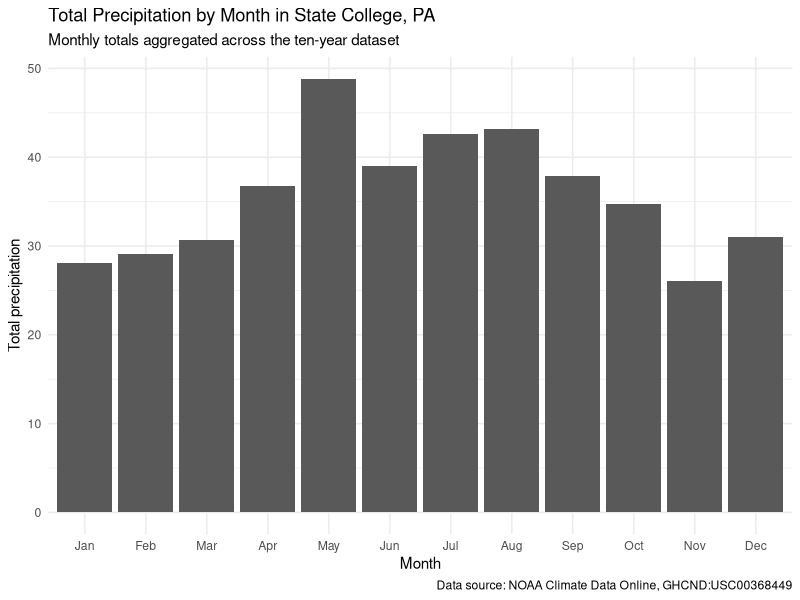

Reproduce this figure in R.
## ---- chunk 1
# Style Guide: tidyverse style guide
# Code Header:
# Primary author: Qihaohan
# Reviewer: Ata / Jincheng

library(tidyverse)
library(lubridate)
library(knitr)
library(scales)
## ---- chunk 2
# Code Header:
# Primary author: Ata
# Reviewer: Qihaohan / Jincheng

weather_raw <- read_csv("SC_weather_10.csv", show_col_types = FALSE)
## ---- chunk 3
# Code Header:
# Primary author: Qihaohan
# Reviewer: Ata / Jincheng

weather_clean <- weather_raw |>
  rename_with(tolower) |>
  mutate(
    date = as_date(date),
    year = year(date),
    month_num = month(date),
    month = factor(
      month_num,
      levels = 1:12,
      labels = c(
        "Jan", "Feb", "Mar", "Apr", "May", "Jun",
        "Jul", "Aug", "Sep", "Oct", "Nov", "Dec"
      )
    ),
    season = case_when(
      month_num %in% c(12, 1, 2) ~ "Winter",
      month_num %in% c(3, 4, 5) ~ "Spring",
      month_num %in% c(6, 7, 8) ~ "Summer",
      month_num %in% c(9, 10, 11) ~ "Fall",
      TRUE ~ NA_character_
    ),
    season = factor(
      season,
      levels = c("Winter", "Spring", "Summer", "Fall")
    ),
    temp_range = tmax - tmin,
    rain_day = prcp > 0,
    snow_day = snow > 0,
    heavy_prcp_day = prcp >= 1,
    freezing_day = tmin <= 32
  )
## ---- chunk 4
# Code Header:
# Primary author: Qihaohan
# Reviewer: Ata / Jincheng

annual_summary <- weather_clean |>
  group_by(year) |>
  summarize(
    days_observed = n(),
    avg_maximum_temp = mean(tmax, na.rm = TRUE),
    avg_minimum_temp = mean(tmin, na.rm = TRUE),
    avg_daily_temp_range = mean(temp_range, na.rm = TRUE),
    total_precipitation = sum(prcp, na.rm = TRUE),
    total_snowfall = sum(snow, na.rm = TRUE),
    max_snow_depth = max(snwd, na.rm = TRUE),
    rain_days = sum(rain_day, na.rm = TRUE),
    snow_days = sum(snow_day, na.rm = TRUE),
    freezing_days = sum(freezing_day, na.rm = TRUE),
    .groups = "drop"
  )
## ---- chunk 5
# Code Header:
# Primary author: Ata
# Reviewer: Qihaohan / Jincheng

monthly_summary <- weather_clean |>
  group_by(month) |>
  summarize(
    avg_maximum_temp = mean(tmax, na.rm = TRUE),
    avg_minimum_temp = mean(tmin, na.rm = TRUE),
    median_daily_precipitation = median(prcp, na.rm = TRUE),
    total_precipitation = sum(prcp, na.rm = TRUE),
    total_snowfall = sum(snow, na.rm = TRUE),
    rain_days = sum(rain_day, na.rm = TRUE),
    snow_days = sum(snow_day, na.rm = TRUE),
    .groups = "drop"
  )
monthly_precipitation_plot <- ggplot(monthly_summary, aes(x = month, y = total_precipitation)) +
  geom_col() +
  labs(
    title = "Total Precipitation by Month in State College, PA",
    subtitle = "Monthly totals aggregated across the ten-year dataset",
    x = "Month",
    y = "Total precipitation",
    caption = "Data source: NOAA Climate Data Online, GHCND:USC00368449"
  ) +
  theme_minimal()

ggsave(
  filename = "figures/monthly_precipitation.png",
  plot = monthly_precipitation_plot,
  width = 7,
  height = 4.5,
  dpi = 300
)
## ---- chunk 6
# Code Header:
# Primary author: Jincheng
# Reviewer: Ata / Qihaohan

annual_temperature_plot <- ggplot(annual_summary, aes(x = year)) +
  geom_line(aes(y = avg_maximum_temp, linetype = "Average maximum"), linewidth = 1) +
  geom_point(aes(y = avg_maximum_temp, shape = "Average maximum"), size = 2) +
  geom_line(aes(y = avg_minimum_temp, linetype = "Average minimum"), linewidth = 1) +
  geom_point(aes(y = avg_minimum_temp, shape = "Average minimum"), size = 2) +
  labs(
    title = "Average Daily Temperature by Year in State College, PA",
    subtitle = "NOAA daily weather station data",
    x = "Year",
    y = "Temperature (°F)",
    linetype = "Measure",
    shape = "Measure",
    caption = "Data source: NOAA Climate Data Online, GHCND:USC00368449"
  ) +
  theme_minimal()
## ---- chunk 7
# Code Header:
# Primary author: Jincheng
# Reviewer: Ata / Qihaohan

monthly_precipitation_plot <- ggplot(monthly_summary, aes(x = month, y = total_precipitation)) +
  geom_col() +
  labs(
    title = "Total Precipitation by Month in State College, PA",
    subtitle = "Monthly totals aggregated across the ten-year dataset",
    x = "Month",
    y = "Total precipitation",
    caption = "Data source: NOAA Climate Data Online, GHCND:USC00368449"
  ) +
  theme_minimal()
## ---- chunk 8
# Code Header:
# Primary author: Qihaohan
# Reviewer: Ata / Jincheng

seasonal_temperature_plot <- ggplot(weather_clean, aes(x = season, y = tmax)) +
  geom_boxplot() +
  labs(
    title = "Distribution of Daily Maximum Temperature by Season",
    subtitle = "Boxplots show seasonal differences in daily high temperatures",
    x = "Season",
    y = "Daily maximum temperature (°F)",
    caption = "Data source: NOAA Climate Data Online, GHCND:USC00368449"
  ) +
  theme_minimal()
## ---- chunk 9
# Code Header:
# Primary author: Qihaohan
# Reviewer: Ata / Jincheng

precipitation_distribution_plot <- ggplot(weather_clean, aes(x = prcp)) +
  geom_histogram(bins = 35) +
  labs(
    title = "Distribution of Daily Precipitation",
    subtitle = "Most days have little or no measured precipitation",
    x = "Daily precipitation",
    y = "Number of days",
    caption = "Data source: NOAA Climate Data Online, GHCND:USC00368449"
  ) +
  theme_minimal()
## ---- chunk 10
# Code Header:
# Primary author: Qihaohan
# Reviewer: Ata / Jincheng

annual_snowfall_plot <- ggplot(annual_summary, aes(x = factor(year), y = total_snowfall)) +
  geom_col() +
  labs(
    title = "Total Snowfall by Year in State College, PA",
    subtitle = "Annual snowfall totals from daily NOAA records",
    x = "Year",
    y = "Total snowfall",
    caption = "Data source: NOAA Climate Data Online, GHCND:USC00368449"
  ) +
  theme_minimal()
